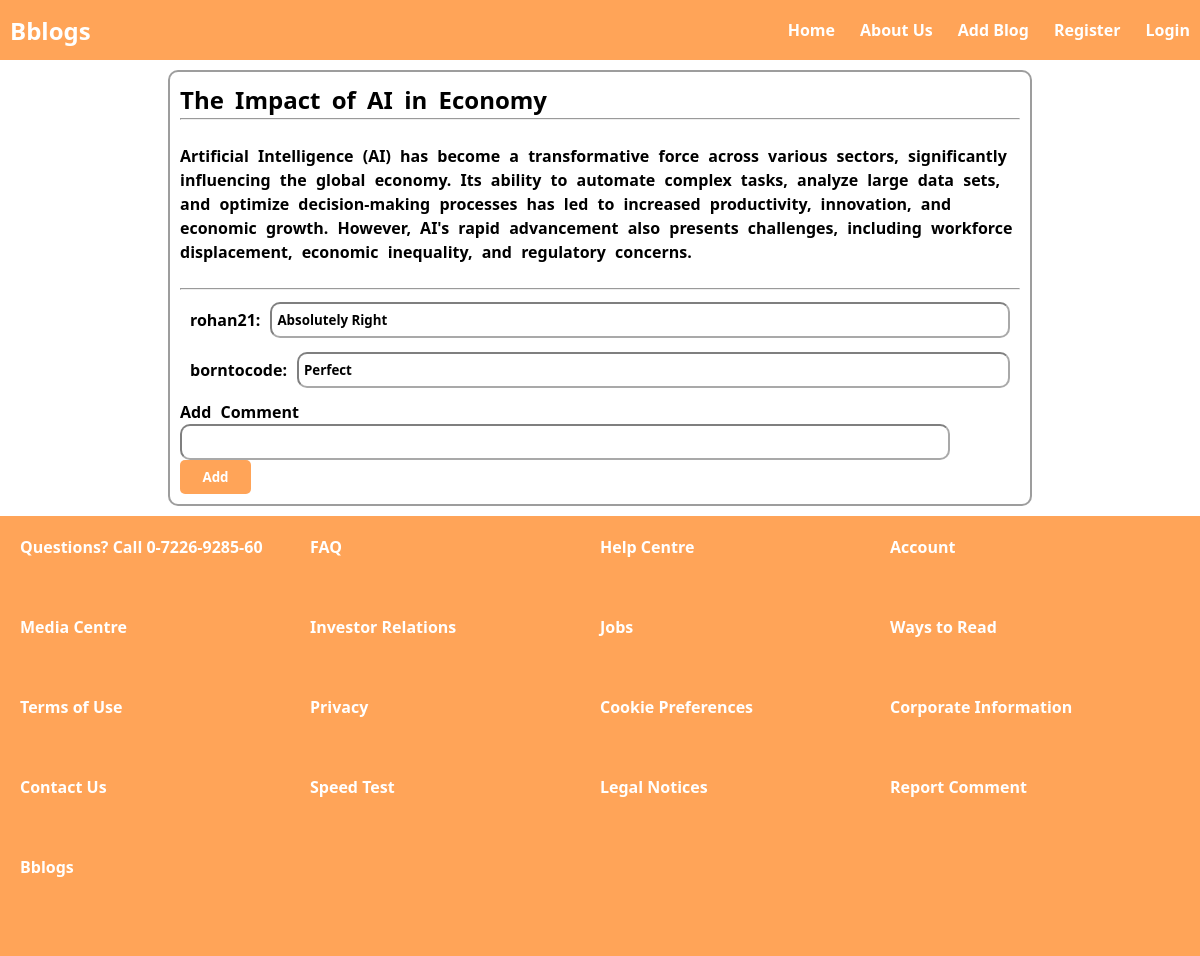
Page /blog/blog/1 on the committed database.
### mainApp/models.py (models this page shows, shortened)
class Blog(models.Model):
    user=models.ForeignKey(User,on_delete=models.CASCADE)
    id=models.AutoField(primary_key=True)
    title=models.CharField(max_length=300)
    content=models.TextField()

class Reviews(models.Model):
    blog=models.ForeignKey(Blog,on_delete=models.CASCADE)
    user=models.ForeignKey(User,on_delete=models.CASCADE)
    comment=models.CharField(max_length=700)

### mainApp/views.py (the view)
# urls.py: 2. Add a URL to urlpatterns:  path('blog/', include('blog.urls'))
def blog(request,id):
    blog=Blog.objects.get(id=id)
    reviews=Reviews.objects.filter(blog=blog)
    context={'blog':blog,'reviews':reviews}
    return render(request,'blog.html',context)

### templates/blog.html (shortened to what this page needs)
{% extends "base.html" %}
{% block body %}
<div class="container">
    <div class="box">
    <h2>{{ blog.title }}</h2>
    <hr />
    <br>
    <p>{{ blog.content }}</p>
    <br>
    <hr />
 {% for reviews in reviews %}
<div class="comment-container">
    <b>
        {{reviews.user.username}}:
    </b>
    <input type="text" value="{{reviews.comment}}" class="blog-comment">
</div>
{% endfor %}
    <div class="comment-add">
        <label for="comment">Add Comment</label>
        <form action="/comment" method="post">
            <input type="text" class="blog-comment" name="comment" id="comment" style="width: 90%;" required>
            <button type="submit" class="submit-button">Add</button>
        </form>
    </div>
</div>
</div>
{% endblock body %}

### static/css/index.css (style rules this page uses)
* { margin: 0; padding: 0; font-family: 'Segoe UI', Tahoma, Geneva, Verdana, sans-serif; font-weight: 600; }
body { background-color: #ffffff; font-family: 'Segoe UI', Tahoma, Geneva, Verdana, sans-serif; }
.submit-button { height: 34px; width: 71px; background-color: #ffa458; border: none; border-radius: 5px; color: #ffffff; }
.container { display: flex; justify-content: center; flex-direction: column; align-items: center; gap: 20px; }
.box { border:2px solid #838383c9; width: 70vw; padding: 10px; border-radius: 10px; background-color: #ffffff; line-height: 1.5; word-spacing: 5px; }
.comment-container { height: 40px; display:flex; align-items: center; gap: 10px; margin: 10px; }
.blog-comment { width: 100%; height: 22px; border-radius: 10px; border-color: #00000080; padding: 5px; }

### rows in the picture
Blog: title "The Impact of AI in Economy", content "Artificial Intelligence (AI) has become a transformative force across various sectors, significantly influencing the global economy. Its ability to automate complex tasks, analyze large data sets, and optimize decision-making processes has led to increased productivity, innovation, and economic growth. However, AI's rapid advancement also presents challenges, including workforce displacement, economic inequality, and regulatory concerns."
Reviews: user.username "rohan21", comment "Absolutely Right"
Reviews: user.username "borntocode", comment "Perfect"
